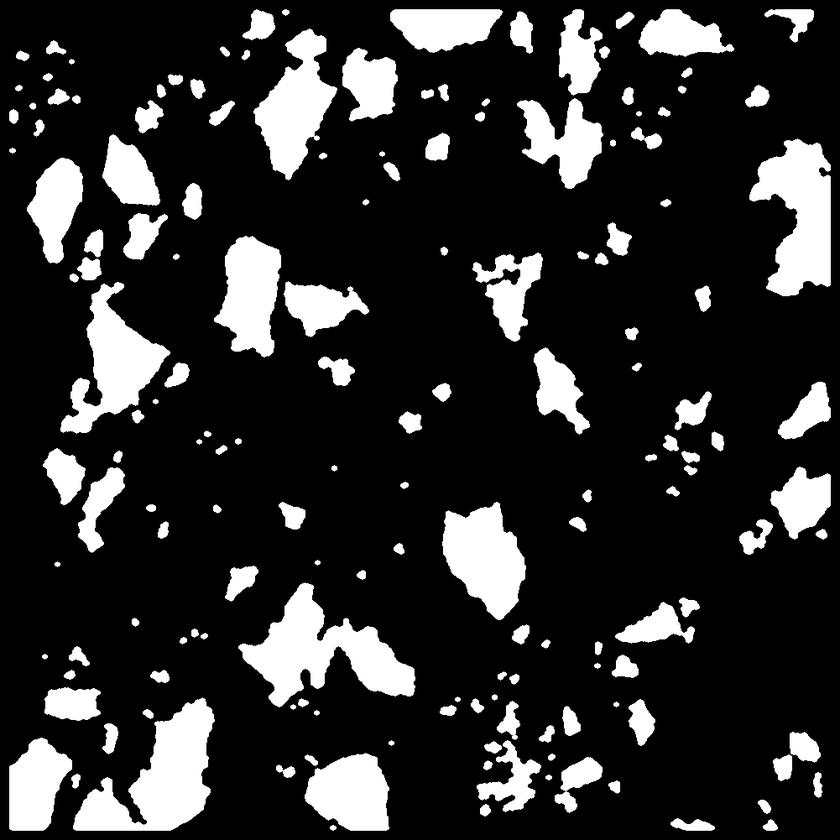
#> input picture data/mask/close_2_mask_fen.png, 840 x 840 px, shrunk from 1001 x 1001 before the run, found by its file name
$ python touch_detection.py
#> lines starting #> are read from the running program, lines starting #| are printed output that depends on the picture; after the words box and inside, x2 and y2 are one past the last pixel; in counts of white or black regions, pixels touching at a corner belong together
# -*- coding: utf-8 -*-
# @Time : 2020/3/24 上午11:02
# @Author : LuoLu
# @FileName: touch_detection.py
# @Software: PyCharm
# @Github ：https://github.com/luolugithub
# @E-mail ：argluolu@gmail.com

import cv2

im = cv2.imread('/data/mask/close_2_mask_fen.png')
#> im is the input picture: shape (840, 840, 3); min 0, max 255, mean 45.9
hsv = cv2.cvtColor(im, cv2.COLOR_BGR2HSV)
#> hsv: shape (840, 840, 3); mean H, S, V 0, 0, 45.9
th, bw = cv2.threshold(hsv[:, :, 2], 0, 255, cv2.THRESH_BINARY | cv2.THRESH_OTSU)
#> bw: shape (840, 840); 18% white; 162 white regions, largest, box (x1, y1, x2, y2) and area: (238, 583, 415, 707) 9313, (73, 697, 215, 831) 9135, (749, 139, 831, 296) 7923
#> th = 125
kernel = cv2.getStructuringElement(cv2.MORPH_ELLIPSE, (3, 3))
morph = cv2.morphologyEx(bw, cv2.MORPH_CLOSE, kernel)
#> morph: shape (840, 840); 18% white; 159 white regions, largest, box (x1, y1, x2, y2) and area: (238, 583, 415, 707) 9316, (73, 697, 215, 831) 9137, (749, 139, 831, 296) 7926
dist = cv2.distanceTransform(morph, cv2.DIST_L2, cv2.DIST_MASK_PRECISE)
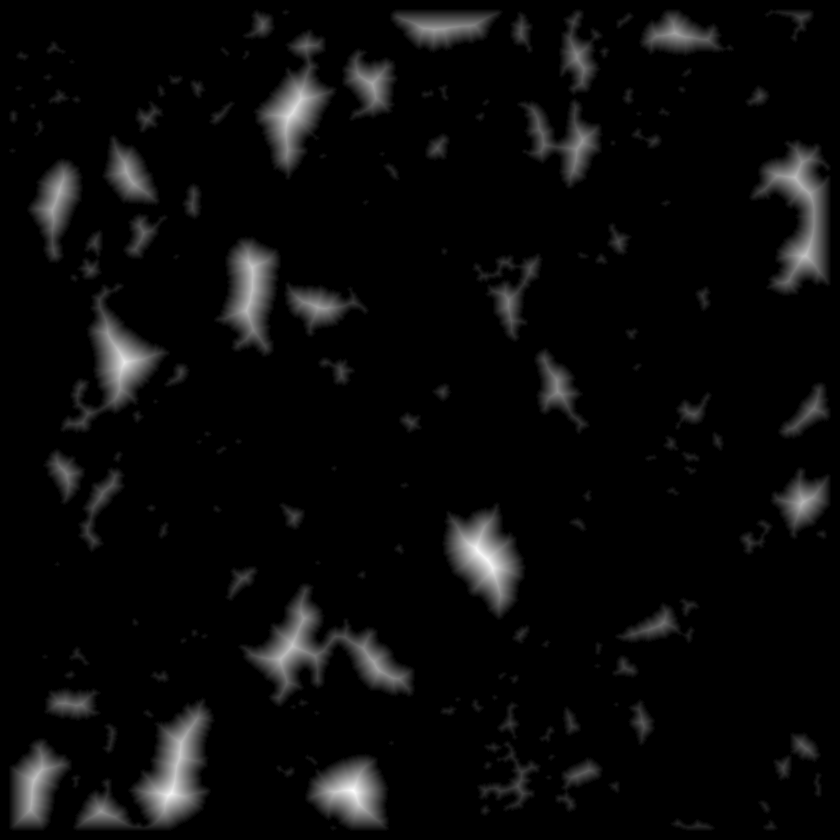
#> dist: shape (840, 840) float32; min 0, max 33.62, mean 1.4; drawn with min black and max white
borderSize = 75
distborder = cv2.copyMakeBorder(dist, borderSize, borderSize, borderSize, borderSize,
                                cv2.BORDER_CONSTANT | cv2.BORDER_ISOLATED, 0)
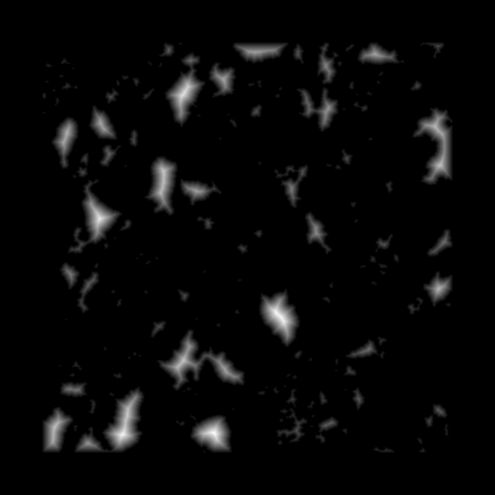
#> distborder: shape (990, 990) float32 (shown at 1/2 size); min 0, max 33.62, mean 1; drawn with min black and max white
gap = 10
kernel2 = cv2.getStructuringElement(cv2.MORPH_ELLIPSE, (2 * (borderSize - gap) + 1, 2 * (borderSize - gap) + 1))
kernel2 = cv2.copyMakeBorder(kernel2, gap, gap, gap, gap,
                             cv2.BORDER_CONSTANT | cv2.BORDER_ISOLATED, 0)
distTempl = cv2.distanceTransform(kernel2, cv2.DIST_L2, cv2.DIST_MASK_PRECISE)
nxcor = cv2.matchTemplate(distborder, distTempl, cv2.TM_CCOEFF_NORMED)
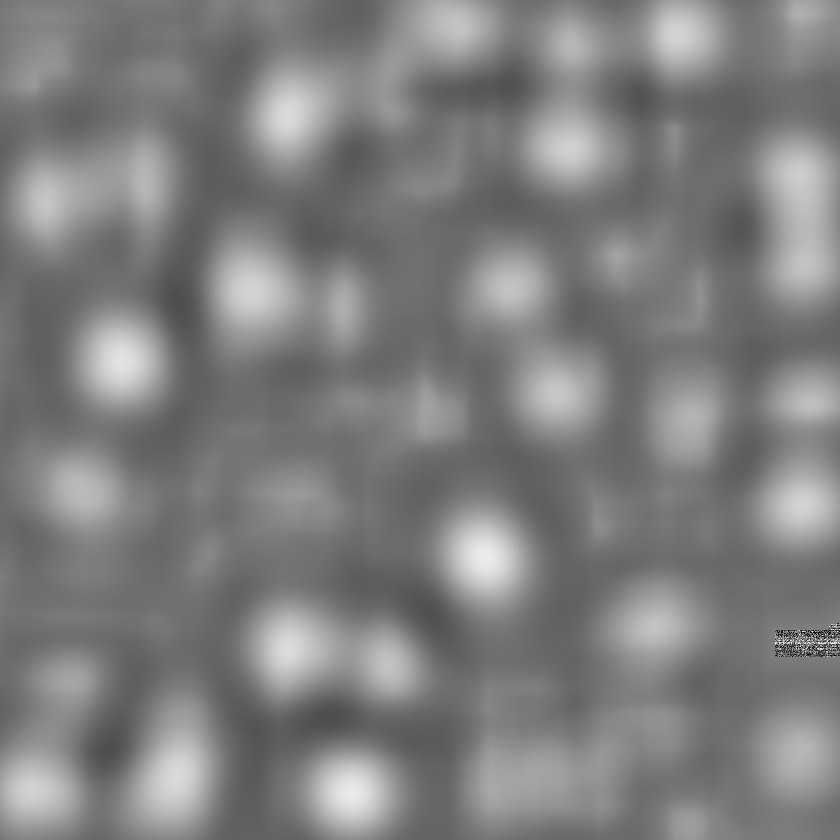
#> nxcor: shape (840, 840) float32; min -1, max 1, mean -0.00135; drawn with min black and max white
mn, mx, _, _ = cv2.minMaxLoc(nxcor)
#> mn = -1; mx = 1
th, peaks = cv2.threshold(nxcor, mx * 0.5, 255, cv2.THRESH_BINARY)
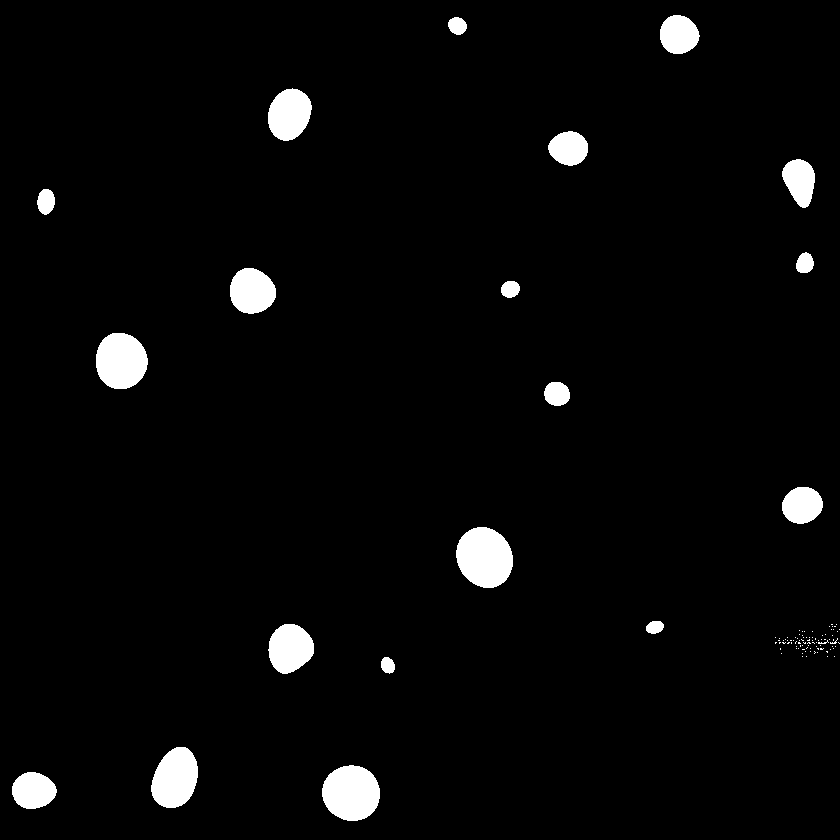
#> peaks: shape (840, 840) float32; 3.2% white; 105 white regions (86 under 20 px), largest, box (x1, y1, x2, y2) and area: (456, 527, 513, 588) 2698, (322, 765, 380, 821) 2544, (96, 333, 148, 389) 2316
peaks8u = cv2.convertScaleAbs(peaks)
#> peaks8u: shape (840, 840); 3.2% white; 105 white regions (86 under 20 px)
contours, hierarchy = cv2.findContours(peaks8u, cv2.RETR_CCOMP, cv2.CHAIN_APPROX_SIMPLE)
#> contours = 105 contours, 86 with area under 20; largest, box (x1, y1, x2, y2) and area: (456, 527, 513, 588) 2615, (322, 765, 380, 821) 2463, (96, 333, 148, 389) 2239, (151, 747, 198, 808) 2090, (268, 88, 312, 141) 1684
peaks8u = cv2.convertScaleAbs(peaks)  # to use as mask
for i in range(len(contours)):
    x, y, w, h = cv2.boundingRect(contours[i])
    _, mx, _, mxloc = cv2.minMaxLoc(dist[y:y + h, x:x + w], peaks8u[y:y + h, x:x + w])
    cv2.circle(im, (int(mxloc[0] + x), int(mxloc[1] + y)), int(mx), (255, 0, 0), 2)
    cv2.rectangle(im, (x, y), (x + w, y + h), (0, 255, 255), 2)
    cv2.drawContours(im, contours, i, (0, 0, 255), 2)
#> this loop made 105 passes
#> (x, y, w, h, mx, mxloc) on passes 1 to 12: (12, 772, 45, 37, 25.46, (22, 7)), (322, 765, 58, 56, 33.62, (30, 25)), (151, 747, 47, 61, 32.31, (20, 46)), (381, 657, 14, 17, 17.2, (1, 12)), (834, 656, 1, 1, 0, (0, 0)), (827, 656, 1, 1, 0, (0, 0)), (806, 656, 1, 1, 0, (0, 0)), (802, 656, 1, 1, 0, (0, 0)), (802, 653, 1, 1, 0, (0, 0)), (781, 653, 1, 1, 0, (0, 0)), (817, 652, 1, 1, 0, (0, 0)), (826, 651, 2, 2, 0, (0, 0))
#> (x, y, w, h, mx) on pass 59: (807, 639, 3, 2, 0)
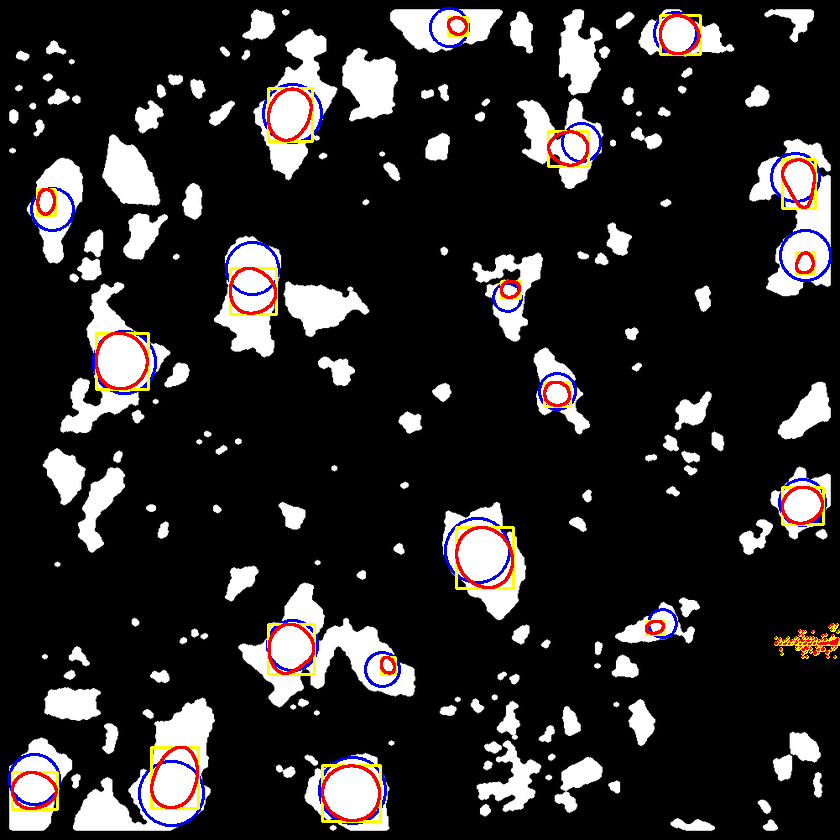
#> im: shape (840, 840, 3); 2.93% of pixels changed, all inside (x1, y1, x2, y2) = (8, 7, 840, 827)

cv2.imshow('circles', im)
cv2.waitKey(0)
